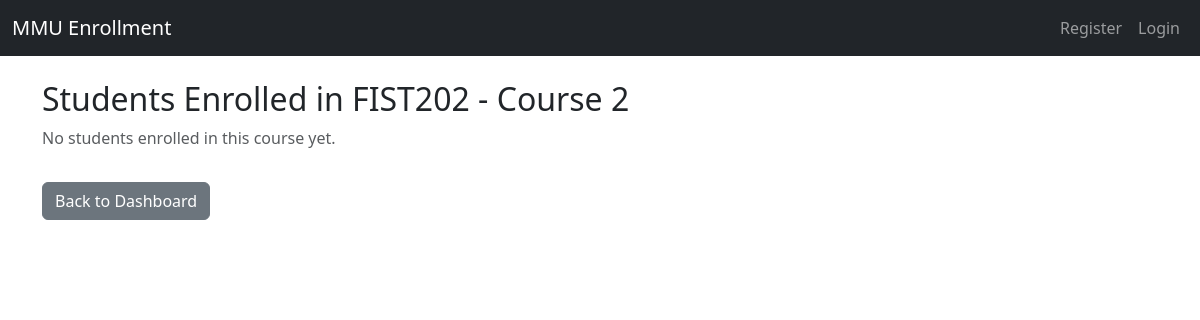
Before: /admin/course/6/students (signed in) with the older database file.
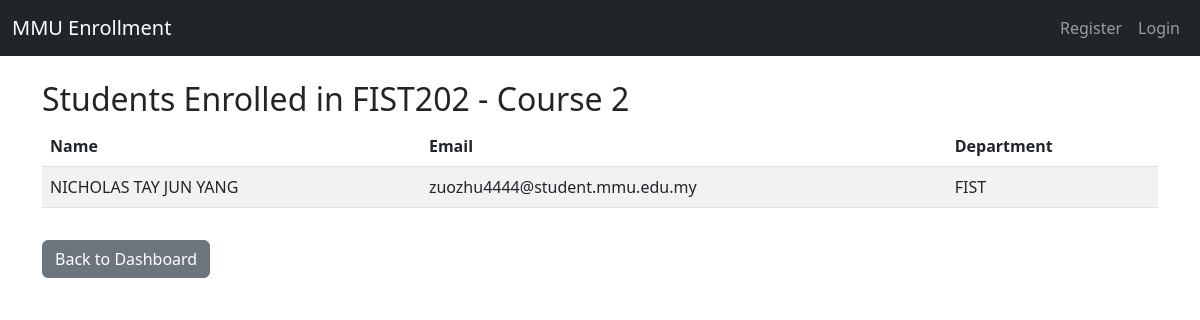
After: the same page with the newer database file.
### app/models.py (models this page shows, shortened)
class Course(db.Model):
    id = db.Column(db.Integer, primary_key=True)
    course_code = db.Column(db.String(10), unique=True)
    course_name = db.Column(db.String(128))
    instructor = db.Column(db.String(64))
    quota = db.Column(db.Integer)
    description = db.Column(db.Text)
    credits = db.Column(db.Integer)
    semester = db.Column(db.String(64))
    schedule = db.Column(db.String(128))
    location = db.Column(db.String(128))
    department = db.Column(db.String(64))
    day_of_week = db.Column(db.String(16))
    start_time = db.Column(db.Time)
    end_time = db.Column(db.Time)
    enrollments = db.relationship('Enrollment', backref='course', lazy=True)

class Student(db.Model):
    id = db.Column(db.Integer, primary_key=True)
    name = db.Column(db.String(64))
    email = db.Column(db.String(120), unique=True)
    department = db.Column(db.String(64))
    password_hash = db.Column(db.String(128))
    enrollments = db.relationship('Enrollment', backref='student', lazy=True)

### app/routes.py (the view)
@main.route("/admin/course/<int:course_id>/students")
def admin_view_students(course_id):
    if "admin_id" not in session:
        flash("Admin access only.", "warning")
        return redirect(url_for("main.admin_login"))
    course = Course.query.get_or_404(course_id)
    enrollments = Enrollment.query.filter_by(course_id=course_id).all()
    students = [e.student for e in enrollments]
    return render_template("admin_course_students.html", course=course, students=students)

### app/templates/admin_course_students.html (shortened to what this page needs)
{% extends "base.html" %}
{% block content %}
<h2>Students Enrolled in {{ course.course_code }} - {{ course.course_name }}</h2>
{% if students %}
<table class="table table-striped">
    <thead>
        <tr>
            <th>Name</th>
            <th>Email</th>
            <th>Department</th>
        </tr>
    </thead>
    <tbody>
        {% for s in students %}
        <tr>
            <td>{{ s.name }}</td>
            <td>{{ s.email }}</td>
            <td>{{ s.department }}</td>
        </tr>
        {% endfor %}
    </tbody>
</table>
{% else %}
<p class="text-muted">No students enrolled in this course yet.</p>
{% endif %}
<a href="{{ url_for('main.admin_dashboard') }}" class="btn btn-secondary mt-3">Back to Dashboard</a>
{% endblock %}

### app/templates/base.html (shortened to what this page needs)
<!DOCTYPE html>
<html lang="en">
<head>
    <link href="https://cdn.jsdelivr.net/npm/bootstrap@5.3.0/dist/css/bootstrap.min.css" rel="stylesheet">
</head>
<body>
<nav class="navbar navbar-expand-lg navbar-dark bg-dark mb-4">
    <div class="container-fluid">
        <a class="navbar-brand" href="{{ url_for('main.index') }}">MMU Enrollment</a>
        <div class="collapse navbar-collapse">
            <ul class="navbar-nav ms-auto">
                {% if session.get("student_id") %}
                <li class="nav-item"><a class="nav-link" href="{{ url_for('main.dashboard') }}">Dashboard</a></li>
                <li class="nav-item"><a class="nav-link" href="{{ url_for('main.logout') }}">Logout</a></li>
                {% else %}
                <li class="nav-item"><a class="nav-link" href="{{ url_for('main.register') }}">Register</a></li>
                <li class="nav-item"><a class="nav-link" href="{{ url_for('main.login') }}">Login</a></li>
                {% endif %}
            </ul>
        </div>
    </div>
</nav>
<div class="container">
    {% block content %}{% endblock %}
</div>
</body>
</html>

Changed rows visible on the page:
added Student: name "NICHOLAS TAY JUN YANG", email "zuozhu4444@student.mmu.edu.my", department "FIST"
Other visible differences:
text no longer shown: "No students enrolled in this course yet."
text now shown: "Name Email Department"
